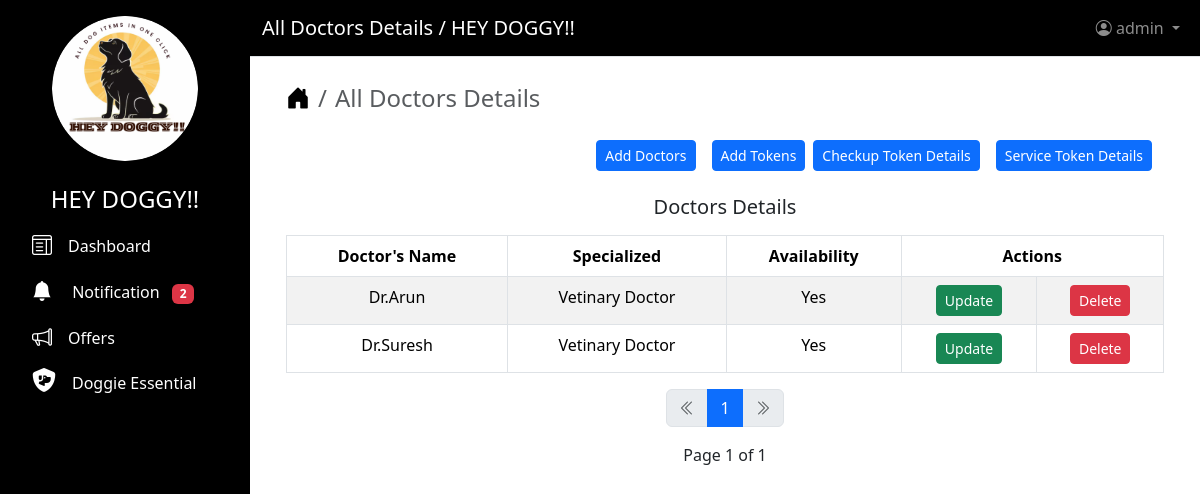
Page /view/checkup (signed in) on the committed database.
### users/models.py (models this page shows)
class CustomUser(AbstractUser):
    ROLE = (("SHOP OWNER", "SHOP OWNER"),)
    role = models.CharField(max_length=200, choices=ROLE, blank=True)

### shop/models.py (models this page shows, shortened)
class Doctors(models.Model):
    doctor_name = models.CharField(max_length=200, unique=True, blank=True)
    specialized = models.CharField(max_length=200, blank=True)
    availability = models.BooleanField(default=True)

### shop/views.py (the view)
class DoctorsListView(LoginRequiredMixin, ListView):
    template_name = "view_checkup_doctors_tokens.html"
    context_object_name = "all_doctors"
    paginate_by = 6
    ordering = ["id"]
    model = Doctors
    def dispatch(self, request, *args, **kwargs):
        if request.user.role != "SHOP OWNER":
            return redirect("403")
        return super().dispatch(request, *args, **kwargs)
    def get_context_data(self, **kwargs):
        context = super().get_context_data(**kwargs)
        context["page_title"] = "All Doctors Details"
        context["counts"] = Notification.objects.filter(
            is_read=False, username=self.request.user
        ).count()
        return context

### shop/templates/view_checkup_doctors_tokens.html (shortened to what this page needs)
{% extends "base.html" %}
{% block content %}
    {% if request.user.role == "SHOP OWNER" %}
        <div class="container">
            <nav aria-label="breadcrumb">
                <ol class="breadcrumb fs-4">
                    <li class="breadcrumb-item">
                        <a href="{% url 'home' %}" class="text-decoration-none text-black"><i class="bi bi-house-door-fill"></i></a>
                    </li>
                    <li class="breadcrumb-item active" aria-current="page">{{ page_title }}</li>
                </ol>
            </nav>
        </div>
        <div class="d-grid gap-2 d-md-flex justify-content-md-end me-4 mt-2">
            <a href="{% url 'add_doctors_checkup_details' %}">
                <button class="btn btn-primary me-md-2 btn-sm mt-2" type="button">Add Doctors</button>
            </a>
            <a href="{% url 'add_token_checkup_details' %}">
                <button class="btn btn-primary btn-sm mt-2" type="button">Add Tokens</button>
            </a>
            <a href="{% url 'view_tokens' %}">
                <button class="btn btn-primary me-md-2 btn-sm mt-2" type="button">Checkup Token Details</button>
            </a>
            <a href="{% url 'view_service_token' %}">
                <button class="btn btn-primary btn-sm mt-2" type="button">Service Token Details</button>
            </a>
        </div>
        <div class="container mt-4">
            <h5 class="text-center">Doctors Details</h5>
            {% if all_doctors %}
                <div class="table-responsive">
                    <table class="table table-bordered table-striped table-hover mt-2">
                        <thead>
                            <tr class="text-center">
                                <th>Doctor's Name</th>
                                <th>Specialized</th>
                                <th>Availability</th>
                                <th colspan=2>Actions</th>
                            </tr>
                        </thead>
                        <tbody>
                            {% for all_doctor in all_doctors %}
                                <tr class="text-center">
                                    <td>{{ all_doctor.doctor_name }}</td>
                                    <td>{{ all_doctor.specialized }}</td>
                                    <td>{{ all_doctor.availability|yesno:"Yes,No" }}</td>
                                    <td>
                                        <a href="{% url 'update_doctors_checkup_details' all_doctor.id %}">
                                            <button type="submit" class="btn btn-success btn-sm">Update</button>
                                        </a>
                                    </td>
                                    <td>
                                        <button type="button"
                                                class="btn btn-danger btn-sm"
                                                data-bs-toggle="modal"
                                                data-bs-target="#exampleModal{{ all_doctor.id }}">Delete</button>
                                    </td>
                                </tr>
                            {% endfor %}
                        </tbody>
                    </table>
                    {% include "pagination.html" %}
                </div>
            {% else %}
                <div class="alert alert-primary text-center" role="alert">Currently No Doctors Added</div>
            {% endif %}
        </div>
    {% endif %}
{% endblock content %}

### users/templates/base.html (shortened to what this page needs)
<!DOCTYPE html>
<html lang="en">
  <head>
    {% load static %}
    <link href="https://cdnjs.cloudflare.com/ajax/libs/font-awesome/6.5.0/css/all.min.css"
          rel="stylesheet">
    <link rel="stylesheet"
          href="https://cdn.jsdelivr.net/npm/bootstrap-icons@1.11.3/font/bootstrap-icons.min.css">
    <link rel="stylesheet"
          href="https://cdnjs.cloudflare.com/ajax/libs/bootstrap/5.3.2/css/bootstrap.min.css" />
  </head>
  <body>
    <nav class="sidebar text-white p-3">
      <div class="d-grid col-8 mx-auto">
        <img src="{% static 'image/09.png' %}"
             alt="Logo"
             class="img-fluid rounded-circle"
             height="100"
             width="160">
      </div>
      <ul class="nav flex-column">
        <li class="nav-item">
          <h4 class="text-center mt-4">HEY DOGGY!!</h4>
        </li>
        <li class="nav-item">
          <a class="nav-link active text-decoration-none text-white"
             href="{% url 'dashboard' %}">
            <i class="bi bi-layout-text-window fs-5"></i><span class="ms-3">Dashboard</span>
          </a>
        </li>
        <li class="nav-item">
          <a class="nav-link active text-decoration-none text-white"
             href="{% url 'notification' %}">
            <i class="bi bi-bell-fill fs-5"></i>
            <span class="ms-3">Notification</span>
            <span class="badge bg-danger ms-2">{{ counts }}</span>
          </a>
        </li>
        <li class="nav-item">
          <a class="nav-link active text-decoration-none text-white"
             href="{% url 'view_offers' %}">
            <i class="bi bi-megaphone fs-5"></i><span class="ms-3">Offers</span>
          </a>
        </li>
        <li class="nav-item">
          <a class="nav-link active text-decoration-none text-white"
             href="{% url 'view_shop' %}">
            <i class="fa-solid fa-shield-dog fs-4"></i><span class="ms-3">Doggie Essential</span>
          </a>
        </li>
      </ul>
    </nav>
    <div class="main-content">
      <nav class="navbar navbar-expand-lg navbar-dark border-bottom"
           style="background-color: #000000">
        <div class="container-fluid">
          <a class="navbar-brand text-white" href="#">{{ page_title }} / HEY DOGGY!!</a>
          <ul class="navbar-nav ms-auto">
            <li class="nav-item dropdown">
              <a class="nav-link dropdown-toggle"
                 href="#"
                 id="navbarDropdown"
                 role="button"
                 data-bs-toggle="dropdown">
                <i class="bi bi-person-circle"></i> {{ user }}
              </a>
            </li>
          </ul>
        </div>
      </nav>
      <div class="content-area p-4">
        {% block content %}
        {% endblock content %}
      </div>
    </div>
  </body>
</html>

### users/templates/base.html (style rules this page uses)
body { margin: 0; padding: 0; overflow-x: hidden; }
nav.sidebar { position: fixed; top: 0; left: 0; height: 100vh; width: 250px; background-color: #000000; color: white; z-index: 1000; overflow-y: auto; }
nav.sidebar .nav-link { transition: background-color 0.3s ease, color 0.3s ease; }
.main-content { margin-left: 250px; width: calc(100% - 250px); }
nav.navbar { position: fixed; top: 0; left: 250px; width: calc(100% - 250px); z-index: 1001; }
.content-area { margin-top: 56px; }

### rows in the picture
CustomUser: username "admin"
Doctors: doctor_name "Dr.Arun", specialized "Vetinary Doctor", availability "Yes"
Doctors: doctor_name "Dr.Suresh", specialized "Vetinary Doctor", availability "Yes"

### other values in the picture
{{ counts }} "2"
{{ page_title }} "All Doctors Details"
{{ i }} "1"
{{ page_obj.number }} "1"
{{ page_obj.paginator.num_pages }} "1"
